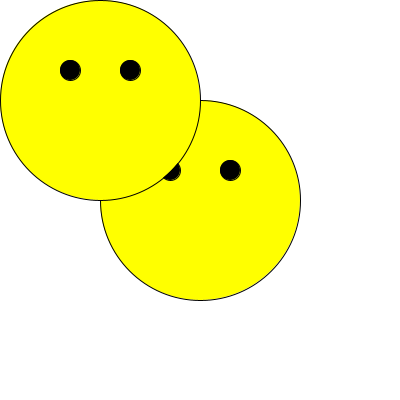
Frame 1 (no input)
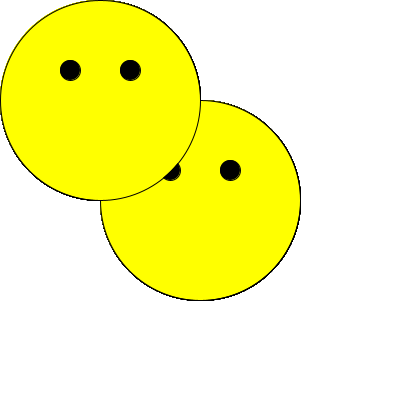
Frame 60 (the mouse pressed at the canvas centre just before this capture)
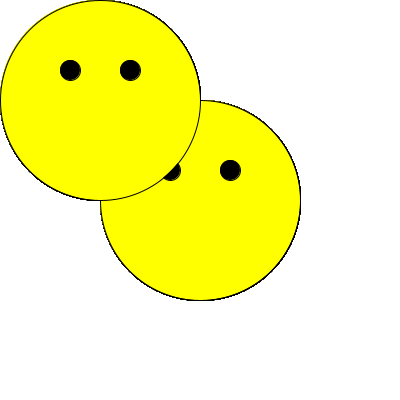
Frame 120 (the mouse held since frame 60 and released just before this capture)

The Processing sketch that drew these frames (run headless with seeded random() and noise(); from frame 60 on, the mouse is pressed at the canvas centre):

// Processing sketch: Lab1_BS8_Functions
// ── Lab1_BS8_Functions.pde
//Kreatives programmieren S25 DMP 
//Martinez
//Lab1. BacktoBasics. Beispiel 8: Functions

void setup () {
  size(400, 400);
  background(255);
}

void draw () {
  smiley(200, 200);
  smiley(100, 100);
}

/*void smiley() {
 fill(255, 255, 0);
 circle(200, 200, 200);
 
 fill(0);
 
 circle(170, 170, 20);
 circle(230, 170, 20);
 
 }
 */
void smiley(float x, float y) {

  fill(255, 255, 0);
  circle(x, y, 200);

  fill(0);

  circle(x-30, y-30, 20);
  circle(x+30, y-30, 20);
}
